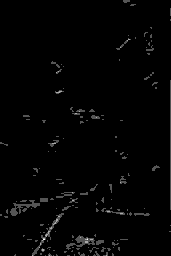
#> input picture Filtres_de_Convolution/results/random6.jpg, 171 x 256 px, shrunk from 4000 x 6000 before the run, given in place of lena.jpg, which was not available
$ python convolution_tp.py
#> lines starting #> are read from the running program, lines starting #| are printed output that depends on the picture; after the words box and inside, x2 and y2 are one past the last pixel; in counts of white or black regions, pixels touching at a corner belong together; pictures that were not available may be replaced by others from this repository, and a replacement may not be noted
import os
import cv2
import numpy as np
import matplotlib.pyplot as plt


# Flou (moyenne)
blur_kernel = np.ones((3, 3), dtype=np.float32) / 9

# Sobel horizontal
sobel_horizontal = np.array([
    [-1, 0, 1],
    [-2, 0, 2],
    [-1, 0, 1]
], dtype=np.float32)

# Sobel vertical
sobel_vertical = np.array([
    [-1, -2, -1],
    [0, 0, 0],
    [1, 2, 1]
], dtype=np.float32)

# Netteté
sharpen_kernel = np.array([
    [0, -1, 0],
    [-1, 5, -1],
    [0, -1, 0]
], dtype=np.float32)

# Emboss
emboss_kernel = np.array([
    [-2, -1, 0],
    [-1, 1, 1],
    [0, 1, 2]
], dtype=np.float32)

# Filtres aléatoires
def generate_random_kernel(size, seed=42):
    np.random.seed(seed)
    kernel = np.random.randn(size, size)
    return kernel / np.sum(np.abs(kernel))


def image_load(path):
#> called with path = 'images/lena.jpg'
    img = cv2.imread(path, cv2.IMREAD_UNCHANGED)
#> img is the input picture: shape (256, 171, 3); min 0, max 3, mean 0.0418
    assert img is not None, "Erreur : image non trouvée."
    if len(img.shape) == 2:
        return img, 'gray'
    img = cv2.cvtColor(img, cv2.COLOR_BGR2RGB)
    return img, 'rgb'

def display_images(title, images, captions):
    plt.figure(figsize=(18, 5))
    for i, (img, cap) in enumerate(zip(images, captions)):
        plt.subplot(1, len(images), i + 1)
        plt.imshow(img, cmap='gray' if len(img.shape) == 2 else None)
        plt.title(cap)
        plt.axis('off')
    plt.suptitle(title)
    plt.tight_layout()
    plt.show()


def convolve_channel(image, kernel):
    kh, kw = kernel.shape
    pad_h, pad_w = kh // 2, kw // 2
    padded = np.pad(image, ((pad_h, pad_h), (pad_w, pad_w)), mode='constant')
    output = np.zeros_like(image, dtype=np.float32)
    for i in range(image.shape[0]):
        for j in range(image.shape[1]):
            region = padded[i:i+kh, j:j+kw]
            output[i, j] = np.sum(region * kernel)
    return output

def apply_convolution(image, kernel):
    if image.ndim == 2:
        output = convolve_channel(image, kernel)
    else:
        output = np.zeros_like(image, dtype=np.float32)
        for c in range(3):
            output[:, :, c] = convolve_channel(image[:, :, c], kernel)
    return np.clip(output, 0, 255).astype(np.uint8)


if __name__ == "__main__":
    os.makedirs("results", exist_ok=True)

    image_path = "images/lena.jpg"
    img, mode = image_load(image_path)
#> mode = 'rgb'

    # Tous les filtres à tester
    filters = {
        "Blur": blur_kernel,
        "Sobel_Horizontal": sobel_horizontal,
        "Sobel_Vertical": sobel_vertical,
        "Sharpen": sharpen_kernel,
        "Emboss": emboss_kernel,
        "Random_5x5": generate_random_kernel(5),
        "Random_7x7": generate_random_kernel(7)
    }

    for name, kernel in filters.items():
        filtered = apply_convolution(img, kernel)
        display_images(f"{name} Filter", [img, filtered], ["Original", name])

        # Sauvegarde des résultats
        save_path = f"results/{name.lower()}.jpg"
        if img.ndim == 3:
            filtered = cv2.cvtColor(filtered, cv2.COLOR_RGB2BGR)
        cv2.imwrite(save_path, filtered)
#> this loop made 7 passes
#> pass 1, in convolve_channel, `padded = np.pad(image, ((pad_h, pad_h), (pad_w, pad_w)), mode='constan..`:
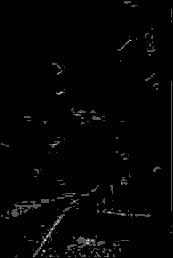
#> padded: shape (258, 173); min 0, max 3, mean 0.041; drawn with min black and max white
#> pass 1, `filtered = apply_convolution(img, kernel)`:
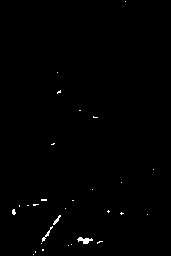
#> filtered: shape (256, 171, 3); values 0 (black) and 1 (white), 0.53% white in thin lines or dots, all inside (x1, y1, x2, y2) = (12, 1, 154, 255)
#> pass 1, in display_images, `plt.show()`:
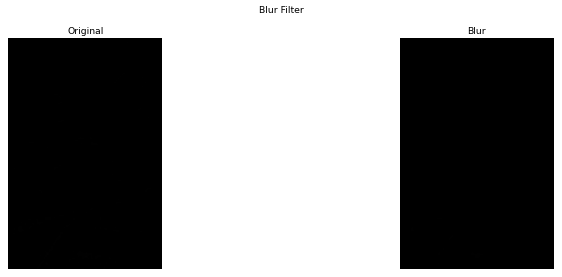
#> figure drawn by matplotlib, 2 panels
#> pass 2, `filtered = apply_convolution(img, kernel)`:
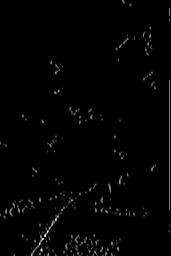
#> filtered: shape (256, 171, 3); min 0, max 8, mean 0.0898; drawn with min black and max white
#> pass 3, `filtered = apply_convolution(img, kernel)`:
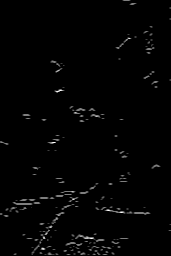
#> filtered: shape (256, 171, 3); min 0, max 8, mean 0.103; drawn with min black and max white
